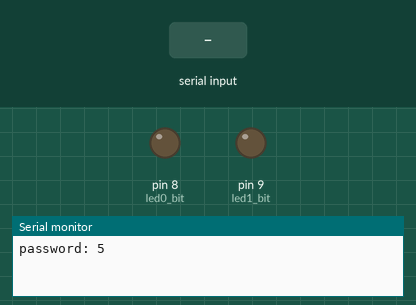
Simulated run of this program. Board: Arduino Mega 2560, built with avr-gcc and run on an emulated ATmega2560. Shown: output pins drawn as LEDs (lit = HIGH), the last lines printed to the serial monitor. Inputs (shaded band) come from the test bench. Random numbers use the default seed unless the program sets one.

Above: at 1.2 s.
1.3 s: "90,45\n" received over Serial
2.8 s: "0\n" received over Serial
At 5.49 s:
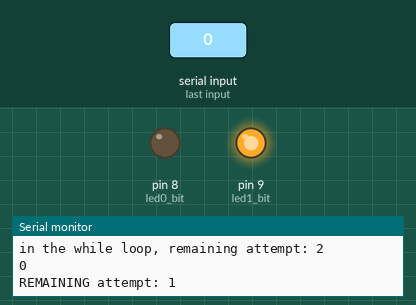
5.8 s: "30,150\n" received over Serial
At 6.6 s:
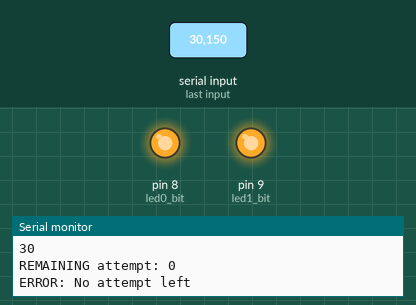
Timing chart, 0 to 8.8 s (numbered marks = the images above; inputs shaded):
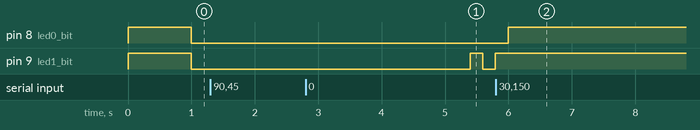

Measured:
- after the input at 5.8 s, pin 8 (led0_bit): LOW → HIGH after 0.19 s

The program:

main.cpp
```cpp
#include <Arduino.h>

int user;
int user_arr[2];
int pass[2];


int error = 0;

#define led0_bit PH5  // 핀 8
#define led1_bit PH6  // 핀 9

int tog0, tog1, password;

void setup() {
  Serial.begin(9600);

  randomSeed(analogRead(0));
  password = random(99);
  Serial.print("password: ");
  Serial.println(password);
  pass[1] = password % 10; password /= 10;
  pass[0] = password % 10;

  // Set pin to only outupt and low
  DDRH |= (1 << led0_bit) | (1 << led1_bit);  //
  PORTH &= ~((1 << led0_bit) | (1 << led1_bit));  //

  noInterrupts();
  //Timer 1 init to 1Hz
  TCCR1A = 0;
  TCCR1B = 0;
  TCNT1 = 0;
  OCR1A = 15624;
  TCCR1B |= (1 << WGM12);
  TCCR1B |= (1 << CS12) | (0 << CS11) | (1 << CS10);
  TIMSK1 |= (1 << OCIE1A);

  //Timer 3 init to 1Hz
  TCCR3A = 0;
  TCCR3B = 0;
  TCNT3 = 0;
  OCR3A = 15624;
  TCCR3B |= (1 << WGM32);
  TCCR3B |= (1 << CS32) | (0 << CS31) | (1 << CS30);
  TIMSK3 |= (1 << OCIE3A);

  interrupts();
}

int attempt = 3;

void loop() {

    while (attempt > 0 && Serial.available()) {

        Serial.print("in the while loop, remaining attempt: ");
        Serial.println(attempt);

        String inputStr = Serial.readStringUntil('\n');
        int userInput = inputStr.toInt();

        Serial.println(userInput);
        attempt-=1;

        for (int j = 1; j >= 0; j--) {
            user_arr[j] = userInput % 10;
            userInput /= 10;
        }

        if ((user_arr[0] == pass[0]) && (user_arr[1] == pass[1])) {
            tog0 = 1;
            tog1 = 1;
            Serial.print("UNLOCKED\n");
            attempt = 0;
            break;
        }

        Serial.print("REMAINING attempt: ");
        Serial.println(attempt);

        if (attempt == 0){
            error = 1;
            tog0 = 0;
            tog1 = 0;
            Serial.print("ERROR: No attempt left\n");
        }
        else {
            if (user_arr[0] == pass[0]) tog0 = 1;
            if (user_arr[1] == pass[1]) tog1 = 1;

            if (attempt == 2) {
                if (user_arr[0] != pass[0]) {
                    OCR1A = 3124;
                    tog0 = 0;
                }
                if (user_arr[1] != pass[1]) {
                    OCR3A = 3124;
                    tog1 = 0;
                }
            }
        }
    }
}

ISR(TIMER1_COMPA_vect) {
  if (tog0 == 1) PORTH &= ~(1 << led0_bit);
  else if (tog0 == 0) {
    if (error) PORTH |= (1 << led0_bit);
    else PORTH ^= (1 << led0_bit);
  }
}

ISR(TIMER3_COMPA_vect) {
  if (tog1 == 1) PORTH &= ~(1 << led1_bit);
  else if (tog1 == 0) {
    if (error) PORTH |= (1 << led1_bit);
    else PORTH ^= (1 << led1_bit);
  }
}
```

DigiPin.cpp
```cpp
#include "DigiPin.h"
#include <Arduino.h>

Pin::Pin(int p) : pin(p) {
    pinMode(pin, OUTPUT);
}

void Pin::set_TCCRA() {
    // dummy implementation, you need to set actual values
}

void Pin::set_TCCRB(int wgm, int cs1, int cs0) {
    // dummy implementation, you need to set actual values
}

void Pin::set_TCNT() {
    // dummy implementation, you need to reset the timer count or set a specific value
}

void Pin::set_OCR(int value) {
    // dummy implementation, set Output Compare Register value
}

void Pin::set_TIMSK(int value) {
    // dummy implementation, set Timer Interrupt Mask Register
}

void Pin::factor_OCR(int factor) {
    // dummy implementation, modify the Output Compare Register with a factor
}
```

DigiPin.h
```cpp
#ifndef DIGIPIN_H
#define DIGIPIN_H

class Pin {
public:
    explicit Pin(int p);

    void set_TCCRA();
    void set_TCCRB(int wgm, int cs1, int cs0);
    void set_TCNT();
    void set_OCR(int value);
    void set_TIMSK(int value);
    void factor_OCR(int factor);

private:
    int pin;
};

#endif
```

Safe.cpp
```cpp
#include "Safe.h"

Safe::Safe() {
    // Initialization or setup for the 'Safe'
}
```

Safe.h
```cpp
#ifndef SAFE_H
#define SAFE_H

class Safe {
public:
    Safe();

    // You may need to add methods based on the full intended functionality of the 'Safe'
};

#endif
```
